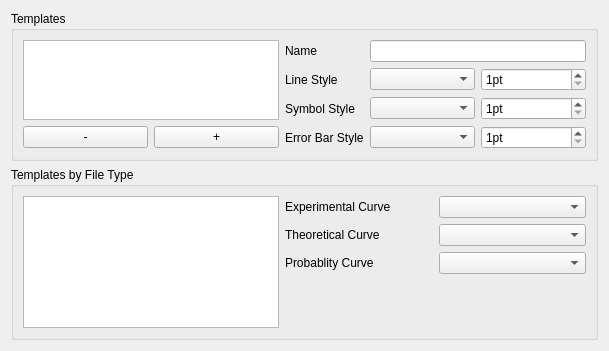
<?xml version="1.0" encoding="UTF-8"?>
<ui version="4.0">
 <class>CurveTemplateConfigPage</class>
 <widget class="QWidget" name="CurveTemplateConfigPage">
  <property name="geometry">
   <rect>
    <x>0</x>
    <y>0</y>
    <width>609</width>
    <height>351</height>
   </rect>
  </property>
  <property name="windowTitle">
   <string>Form</string>
  </property>
  <layout class="QGridLayout" name="gridLayout_4">
   <item row="0" column="1">
    <widget class="QGroupBox" name="groupTemplates">
     <property name="title">
      <string>Templates</string>
     </property>
     <layout class="QGridLayout" name="gridLayout">
      <item row="0" column="0" rowspan="3" colspan="2">
       <widget class="QListView" name="templateList">
        <property name="sizePolicy">
         <sizepolicy hsizetype="Preferred" vsizetype="Preferred">
          <horstretch>0</horstretch>
          <verstretch>0</verstretch>
         </sizepolicy>
        </property>
       </widget>
      </item>
      <item row="0" column="2">
       <widget class="QLabel" name="lblName">
        <property name="text">
         <string>Name</string>
        </property>
        <property name="buddy">
         <cstring>editName</cstring>
        </property>
       </widget>
      </item>
      <item row="0" column="3" colspan="2">
       <widget class="QLineEdit" name="editName"/>
      </item>
      <item row="1" column="2">
       <widget class="QLabel" name="lblLineStyle">
        <property name="text">
         <string>Line Style</string>
        </property>
        <property name="buddy">
         <cstring>comboLineStyle</cstring>
        </property>
       </widget>
      </item>
      <item row="1" column="3">
       <widget class="LineStyleCombo" name="comboLineStyle">
        <property name="sizePolicy">
         <sizepolicy hsizetype="MinimumExpanding" vsizetype="Fixed">
          <horstretch>0</horstretch>
          <verstretch>0</verstretch>
         </sizepolicy>
        </property>
       </widget>
      </item>
      <item row="1" column="4">
       <widget class="QSpinBox" name="spinLineWidth">
        <property name="sizePolicy">
         <sizepolicy hsizetype="MinimumExpanding" vsizetype="Fixed">
          <horstretch>0</horstretch>
          <verstretch>0</verstretch>
         </sizepolicy>
        </property>
        <property name="suffix">
         <string>pt</string>
        </property>
        <property name="minimum">
         <number>1</number>
        </property>
       </widget>
      </item>
      <item row="2" column="2">
       <widget class="QLabel" name="lblSymbolStyle">
        <property name="text">
         <string>Symbol Style</string>
        </property>
        <property name="buddy">
         <cstring>comboSymbolStyle</cstring>
        </property>
       </widget>
      </item>
      <item row="2" column="3">
       <widget class="SymbolStyleCombo" name="comboSymbolStyle">
        <property name="sizePolicy">
         <sizepolicy hsizetype="MinimumExpanding" vsizetype="Fixed">
          <horstretch>0</horstretch>
          <verstretch>0</verstretch>
         </sizepolicy>
        </property>
       </widget>
      </item>
      <item row="2" column="4">
       <widget class="QSpinBox" name="spinSymbolSize">
        <property name="sizePolicy">
         <sizepolicy hsizetype="MinimumExpanding" vsizetype="Fixed">
          <horstretch>0</horstretch>
          <verstretch>0</verstretch>
         </sizepolicy>
        </property>
        <property name="suffix">
         <string>pt</string>
        </property>
        <property name="minimum">
         <number>1</number>
        </property>
       </widget>
      </item>
      <item row="3" column="0">
       <widget class="QPushButton" name="btnRemove">
        <property name="text">
         <string>-</string>
        </property>
       </widget>
      </item>
      <item row="3" column="1">
       <widget class="QPushButton" name="btnAdd">
        <property name="text">
         <string>+</string>
        </property>
       </widget>
      </item>
      <item row="3" column="2">
       <widget class="QLabel" name="lblErrorBarStyle">
        <property name="text">
         <string>Error Bar Style</string>
        </property>
        <property name="buddy">
         <cstring>comboErrorBarStyle</cstring>
        </property>
       </widget>
      </item>
      <item row="3" column="3">
       <widget class="LineStyleCombo" name="comboErrorBarStyle">
        <property name="sizePolicy">
         <sizepolicy hsizetype="MinimumExpanding" vsizetype="Fixed">
          <horstretch>0</horstretch>
          <verstretch>0</verstretch>
         </sizepolicy>
        </property>
       </widget>
      </item>
      <item row="3" column="4">
       <widget class="QSpinBox" name="spinErrorBarWidth">
        <property name="sizePolicy">
         <sizepolicy hsizetype="MinimumExpanding" vsizetype="Fixed">
          <horstretch>0</horstretch>
          <verstretch>0</verstretch>
         </sizepolicy>
        </property>
        <property name="suffix">
         <string>pt</string>
        </property>
        <property name="minimum">
         <number>1</number>
        </property>
       </widget>
      </item>
     </layout>
    </widget>
   </item>
   <item row="1" column="1">
    <widget class="QGroupBox" name="groupTemplatesByFileType">
     <property name="title">
      <string>Templates by File Type</string>
     </property>
     <layout class="QGridLayout" name="gridLayout_2">
      <item row="2" column="1">
       <widget class="QLabel" name="lblProbabilityCurve">
        <property name="text">
         <string>Probablity Curve</string>
        </property>
        <property name="buddy">
         <cstring>comboProbabilityCurveTemplate</cstring>
        </property>
       </widget>
      </item>
      <item row="0" column="2">
       <widget class="QComboBox" name="comboExperimentalCurveTemplate"/>
      </item>
      <item row="1" column="1">
       <widget class="QLabel" name="lblTheoreticalCurve">
        <property name="text">
         <string>Theoretical Curve</string>
        </property>
        <property name="buddy">
         <cstring>comboTheoreticalCurveTemplate</cstring>
        </property>
       </widget>
      </item>
      <item row="0" column="0" rowspan="4">
       <widget class="QListView" name="fileTypeList">
        <property name="sizePolicy">
         <sizepolicy hsizetype="Minimum" vsizetype="Preferred">
          <horstretch>0</horstretch>
          <verstretch>0</verstretch>
         </sizepolicy>
        </property>
       </widget>
      </item>
      <item row="0" column="1">
       <widget class="QLabel" name="lblExperimentalCurve">
        <property name="text">
         <string>Experimental Curve</string>
        </property>
        <property name="buddy">
         <cstring>comboExperimentalCurveTemplate</cstring>
        </property>
       </widget>
      </item>
      <item row="1" column="2">
       <widget class="QComboBox" name="comboTheoreticalCurveTemplate"/>
      </item>
      <item row="2" column="2">
       <widget class="QComboBox" name="comboProbabilityCurveTemplate"/>
      </item>
     </layout>
    </widget>
   </item>
   <item row="2" column="1">
    <spacer name="verticalSpacer">
     <property name="orientation">
      <enum>Qt::Vertical</enum>
     </property>
     <property name="sizeHint" stdset="0">
      <size>
       <width>0</width>
       <height>0</height>
      </size>
     </property>
    </spacer>
   </item>
  </layout>
 </widget>
 <customwidgets>
  <customwidget>
   <class>LineStyleCombo</class>
   <extends>QComboBox</extends>
   <header>saxsview_linestylecombo.h</header>
  </customwidget>
  <customwidget>
   <class>SymbolStyleCombo</class>
   <extends>QComboBox</extends>
   <header>saxsview_symbolstylecombo.h</header>
  </customwidget>
 </customwidgets>
 <tabstops>
  <tabstop>editName</tabstop>
  <tabstop>comboLineStyle</tabstop>
  <tabstop>spinLineWidth</tabstop>
  <tabstop>comboExperimentalCurveTemplate</tabstop>
  <tabstop>comboTheoreticalCurveTemplate</tabstop>
 </tabstops>
 <resources/>
 <connections/>
 <designerdata>
  <property name="gridDeltaX">
   <number>10</number>
  </property>
  <property name="gridDeltaY">
   <number>10</number>
  </property>
  <property name="gridSnapX">
   <bool>true</bool>
  </property>
  <property name="gridSnapY">
   <bool>true</bool>
  </property>
  <property name="gridVisible">
   <bool>true</bool>
  </property>
 </designerdata>
</ui>
